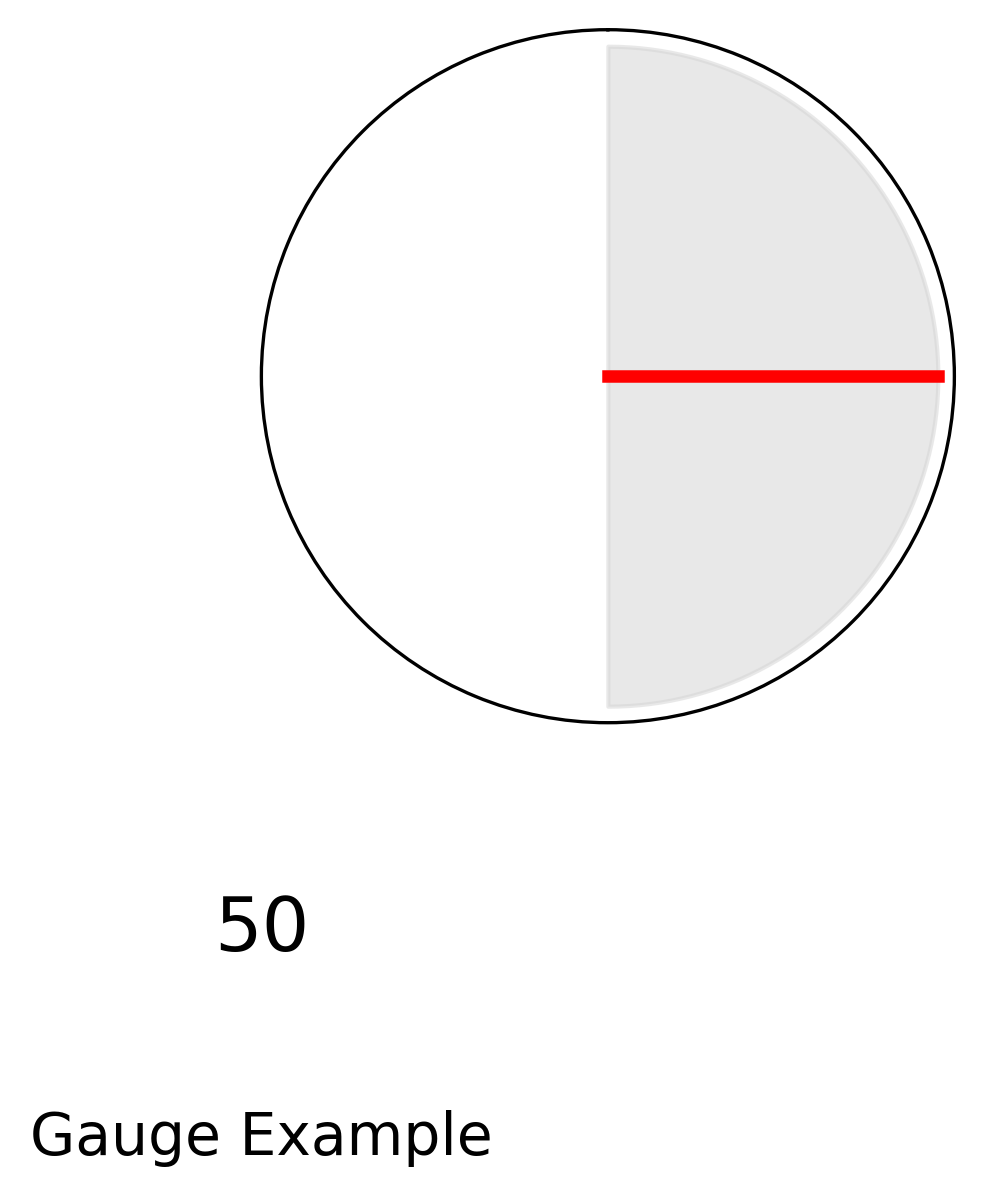

This figure's Python source:
import matplotlib.pyplot as plt
import numpy as np

# Función para generar un gráfico tipo gauge
def create_gauge(value, min_value=0, max_value=100, title="Gauge Example", output_file="gauge.png"):
    # Asegurarse de que el valor esté dentro del rango
    value = max(min_value, min(value, max_value))
    
    # Crear el gráfico
    theta = np.linspace(0, np.pi, 100)
    radii = [1] * len(theta)
    fig, ax = plt.subplots(figsize=(6, 3), subplot_kw={'projection': 'polar'})
    ax.set_theta_zero_location('N')  # Iniciar en el Norte
    ax.set_theta_direction(-1)       # Rotación en sentido horario
    ax.fill_between(theta, 0, radii, color="lightgray", alpha=0.5)
    
    # Calcular ángulo del valor
    angle = (value - min_value) / (max_value - min_value) * np.pi
    ax.plot([0, angle], [0, 1], color="red", linewidth=3)
    ax.set_xticks([])
    ax.set_yticks([])
    
    # Añadir etiquetas
    ax.text(0, -0.3, f"{value}", fontsize=18, ha='center', va='center', transform=ax.transAxes)
    ax.text(0, -0.6, title, fontsize=14, ha='center', va='center', transform=ax.transAxes)
    
    # Guardar como imagen
    plt.savefig(output_file, dpi=300, bbox_inches='tight')
    plt.close(fig)  # Cerrar el gráfico
    print(f"Gauge guardado como {output_file}")

if __name__ == "__main__":
    # Ejemplo de uso
    create_gauge(value=50, min_value=0, max_value=100, title="Gauge Example", output_file="gauge.png")